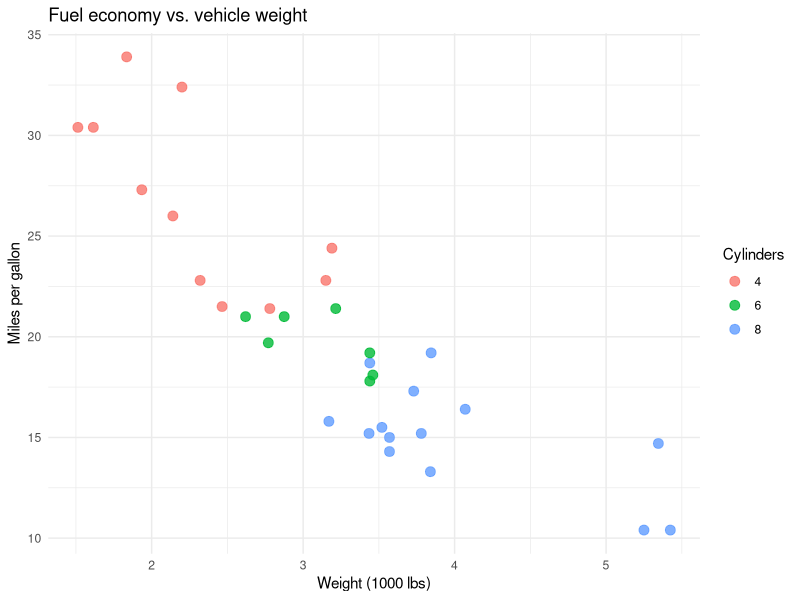

R code for this plot:
## ---- chunk 1
    # Load ggplot2 (assumes package is installed)
    library(ggplot2)

    # Scatter: mpg vs weight, color by cyl (as factor)
    ggplot(mtcars, aes(x = wt, y = mpg, color = factor(cyl))) +
      geom_point(size = 3, alpha = 0.8) +
      labs(
        title = "Fuel economy vs. vehicle weight",
        x = "Weight (1000 lbs)",
        y = "Miles per gallon",
        color = "Cylinders"
      ) +
      theme_minimal()
